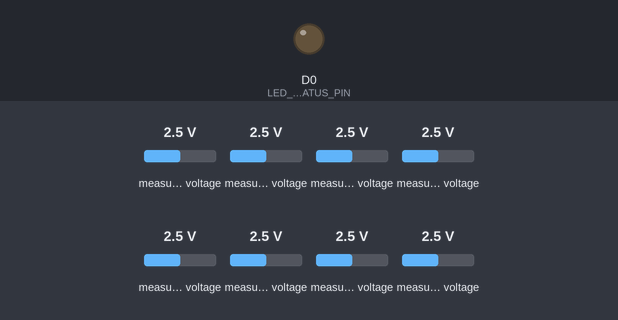
Simulated run of this sketch. Board: ESP8266 (NodeMCU). Shown: output pins drawn as LEDs (lit = HIGH). Wiring (inferred from the names in the program): MCP3008 converter: CS D8. Inputs (shaded band) come from the test bench; at power-on: measured voltage 2.5 V. WiFi joins after 1.5 s; servers stay silent unless stated; pins used as bus, display or sensor lines are not drawn; what the sketch prints to the serial monitor is not drawn.

Above: at 8.8 s.
8.9 s: measured voltage (sensor 203) set to 0.1 V
At 9.3 s:
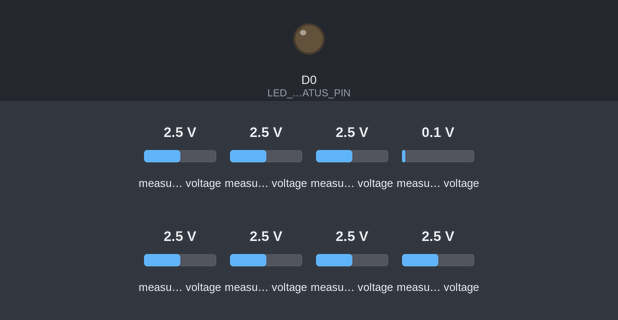
11.9 s: measured voltage (sensor 204) set to 0.1 V
At 13.1 s:
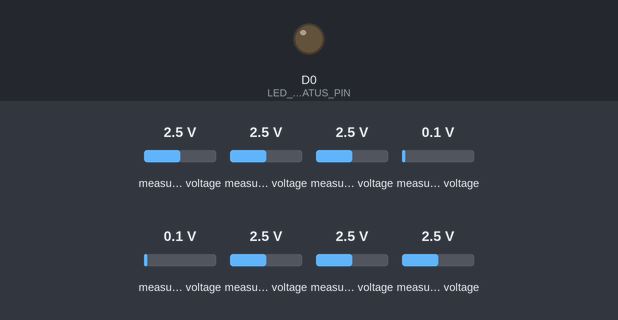
14.9 s: measured voltage (sensor 205) set to 0.1 V
At 15.7 s:
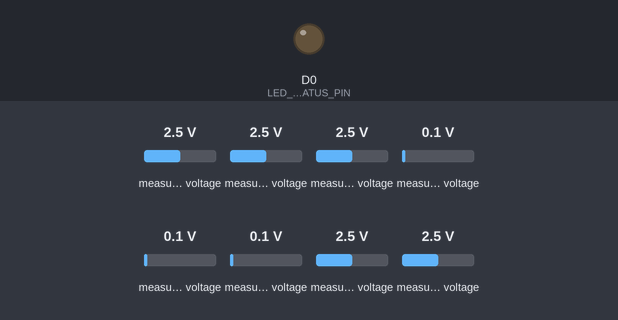
17.9 s: measured voltage (sensor 206) set to 0.1 V
At 18.3 s:
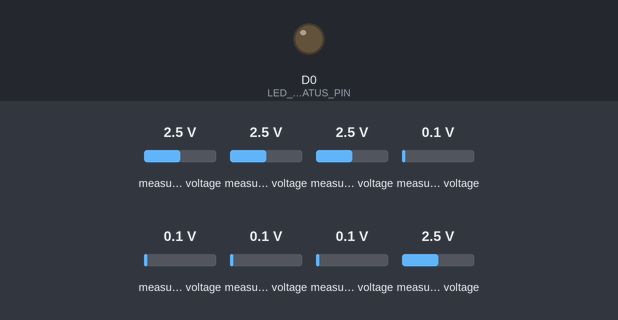
Timing chart, 0 to 20.9 s (numbered marks = the images above; inputs shaded):
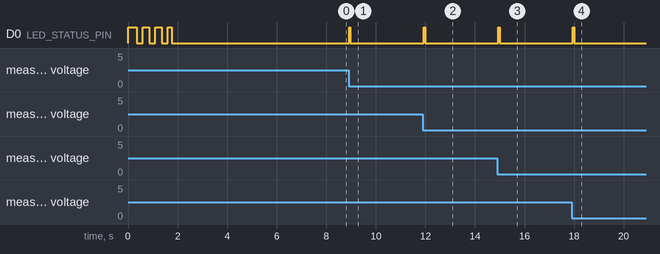

Measured:
- after the input at 8.9 s, D0 (LED_STATUS_PIN): LOW → HIGH at once, → LOW 0.05 s later
- after the input at 11.9 s, D0 (LED_STATUS_PIN): LOW → HIGH at once, → LOW 0.05 s later
- after the input at 14.9 s, D0 (LED_STATUS_PIN): LOW → HIGH at once, → LOW 0.05 s later
- after the input at 17.9 s, D0 (LED_STATUS_PIN): LOW → HIGH after 0.05 s, → LOW 0.05 s later
- by itself, D0 (LED_STATUS_PIN): repeats every 0.50 s: HIGH 0.25 s, LOW 0.25 s

The sketch:

ESPADC.ino
```cpp
#include "Arduino.h"
/*

 A sketch to control the 10-Bit, 8-channel ADC MCP3008 on the Rheingold Heavy
 I2C and SPI Education Shield.  The code supposes the use of the Education Shield,
 but if you're using a breakout board, connect the CS pin to Digital 4, and the
 SPI pins in their usual locations.

 Website:   http://www.rheingoldheavy.com/mcp3008-tutorial-02-sampling-dc-voltage/
 Datasheet: http://ww1.microchip.com/downloads/en/DeviceDoc/21295d.pdf


 */

#include <ESP8266WiFi.h>
#include <WiFiUdp.h>
#include <SPI.h>                         // Include the SPI library
#include "Protocol.h"

char ssid[] 				= "test";			// your network SSID (name)
char password[] 			= "testtest";		// your network password
/*
 char ssid[] 				= "SpaceShitToTheMoon";			// your network SSID (name)
 char password[] 			= "Niko25.10.1989";		// your network password
*/
/*
char ssid[] = "UPC1861266";			// your network SSID (name)
char password[] = "XEDHDAWS";		// your network password
*/
const int LED_STATUS_PIN = D0;
WiFiUDP udp_sender;
IPAddress localIP;
IPAddress broadcast;
const uint32_t port = 1103;

SPISettings MCP3008(2000000, MSBFIRST, SPI_MODE0);

const int CS_MCP3008 = D8;          // ADC Chip Select
const byte adc_single_ch0 = (0x08);     // ADC Channel 0
const byte adc_single_ch1 = (0x09);     // ADC Channel 1
const byte adc_single_ch2 = (0x0A);     // ADC Channel 2
const byte adc_single_ch3 = (0x0B);     // ADC Channel 3
const byte adc_single_ch4 = (0x0C);     // ADC Channel 4
const byte adc_single_ch5 = (0x0D);     // ADC Channel 5
const byte adc_single_ch6 = (0x0E);     // ADC Channel 6
const byte adc_single_ch7 = (0x0F);     // ADC Channel 7

uint32_t adc_value_ch0 = 0;
uint32_t adc_value_ch1 = 0;
uint32_t adc_value_ch2 = 0;
uint32_t adc_value_ch3 = 0;
uint32_t adc_value_ch4 = 0;
uint32_t adc_value_ch5 = 0;
uint32_t adc_value_ch6 = 0;
uint32_t adc_value_ch7 = 0;

uint32_t temp0 = 0;
uint32_t temp1 = 0;
uint32_t temp2 = 0;
uint32_t temp3 = 0;
uint32_t temp4 = 0;
uint32_t temp5 = 0;
uint32_t temp6 = 0;
uint32_t temp7 = 0;

bool changed = false;
bool pressed = false;

settingMessage setMesg;

long oneSec = 0;

void setup() {

	SPI.begin();
	Serial.begin(9600);

	pinMode(CS_MCP3008, OUTPUT);
	digitalWrite(CS_MCP3008, LOW);      // Cycle the ADC CS pin as per datasheet
	digitalWrite(CS_MCP3008, HIGH);

	pinMode(LED_STATUS_PIN, OUTPUT);
	digitalWrite(LED_STATUS_PIN, HIGH);
	Serial.println("PINS Configured");
	delay(100);
	Serial.print("Connecting to: ");
	Serial.println(ssid);

	WiFi.begin(ssid, password);
	while (WiFi.status() != WL_CONNECTED) {
		Serial.print(".");
		digitalWrite(LED_STATUS_PIN, HIGH);
		delay(250);
		digitalWrite(LED_STATUS_PIN, LOW);
		delay(250);
	}
	Serial.println();
	Serial.println("Connection established");
	Serial.print("IP address: ");
	localIP = WiFi.localIP();
	Serial.println(localIP.toString());
	broadcast = WiFi.localIP();
	broadcast[3] = 255;
	digitalWrite(LED_STATUS_PIN, HIGH);

	if (udp_sender.begin(port) == 1) {
		Serial.printf("UDP Service Started at port %d", port);
	}
	oneSec = millis();

}

void loop() {
	delay(50);
	changed = false;
	pressed = false;

	temp0 = adc_single_channel_read(adc_single_ch0);
	temp1 = adc_single_channel_read(adc_single_ch1);
	temp2 = adc_single_channel_read(adc_single_ch2);
	temp3 = adc_single_channel_read(adc_single_ch3);
	temp4 = adc_single_channel_read(adc_single_ch4);
	temp5 = adc_single_channel_read(adc_single_ch5);
	temp6 = adc_single_channel_read(adc_single_ch6);
	temp7 = adc_single_channel_read(adc_single_ch7);

	if (temp0 == 1023) {
		pressed = true;
	}
	if (pressed == false) {
		if (temp1 != adc_value_ch1) {

			adc_value_ch1 = temp1;
			Serial.printf("In1 %d \n", adc_value_ch1);
			setMesg.basePattern= temp1 / 4;
			if(!setMesg.basePattern)
				setMesg.basePattern = 1;
			changed = true;
		}

		if (temp2 != adc_value_ch2) {

			adc_value_ch2 = temp2;
			Serial.printf("In2 %d \n", adc_value_ch2);
			setMesg.mainDim=temp2 / 4;
			if(!setMesg.mainDim)
				setMesg.mainDim = 1;
			changed = true;
		}

		if (temp3 != adc_value_ch3) {
			digitalWrite(D0, HIGH);
			adc_value_ch3 = temp3;
			Serial.printf("In3 %d \n", adc_value_ch3);
			setMesg.strobeColor= temp3 / 4;
			if(!setMesg.strobeColor)
				setMesg.strobeColor = 1;
			changed = true;
		}

		if (temp4 != adc_value_ch4) {
			digitalWrite(D0, HIGH);
			adc_value_ch4 = temp4;
			Serial.printf("In4 %d \n", adc_value_ch4);
			setMesg.strobePattern= temp4 / 4;
			if(!setMesg.strobePattern)
				setMesg.strobePattern = 1;
			changed = true;
		}

		if (temp5 != adc_value_ch5) {
			digitalWrite(D0, HIGH);
			adc_value_ch5 = temp5;
			Serial.printf("In5 %d \n", adc_value_ch5);
			setMesg.frontColor = temp5 / 4;
			if(!setMesg.frontColor)
				setMesg.frontColor = 1;
			changed = true;
		}

		if (temp6 != adc_value_ch6) {
			digitalWrite(D0, HIGH);
			adc_value_ch6 = temp6;
			Serial.printf("In6 %d \n", adc_value_ch6);
			setMesg.frontPattern= temp6 / 4;
			if(!setMesg.frontPattern)
				setMesg.frontPattern = 1;
			changed = true;
		}

		if (temp7 != adc_value_ch7) {
			digitalWrite(D0, HIGH);
			adc_value_ch7 = temp7;
			Serial.printf("In7 %d \n", adc_value_ch7);
			setMesg.baseColor = temp7 / 4;
			if(!setMesg.baseColor)
				setMesg.baseColor = 1;
			changed = true;

		}
	}
	else{
		if (temp1 != adc_value_ch1) {

			adc_value_ch1 = temp1;
			Serial.printf("In1 %d \n", adc_value_ch1);
			setMesg.baseBrightness= temp1 / 4;
			if(!setMesg.baseBrightness)
				setMesg.baseBrightness = 1;
			changed = true;
		}

		if (temp2 != adc_value_ch2) {
			adc_value_ch2 = temp2;
			Serial.printf("In2 %d \n", adc_value_ch2);
			setMesg.dutyCycle =  temp2 / 4;
			if(!setMesg.dutyCycle)
				setMesg.dutyCycle = 1;
			changed = true;
		}
		if (temp3 != adc_value_ch3) {
			digitalWrite(D0, HIGH);
			adc_value_ch3 = temp3;
			Serial.printf("In3 %d \n", adc_value_ch3);
			setMesg.strobeSpeed= temp3 / 4;
			if(!setMesg.strobeSpeed)
				setMesg.strobeSpeed = 1;
			changed = true;
		}

		if (temp4 != adc_value_ch4) {
			digitalWrite(D0, HIGH);
			adc_value_ch4 = temp4;
			Serial.printf("In4 %d \n", adc_value_ch4);
			setMesg.strobeBrightness= temp4 / 4;
			if(!setMesg.strobeBrightness)
				setMesg.strobeBrightness = 1;
			changed = true;
		}

		if (temp5 != adc_value_ch5) {
			digitalWrite(D0, HIGH);
			adc_value_ch5 = temp5;
			Serial.printf("In5 %d \n", adc_value_ch5);
			setMesg.frontSpeed = temp5 / 4;
			if(!setMesg.frontSpeed)
				setMesg.frontSpeed = 1;
			changed = true;
		}

		if (temp6 != adc_value_ch6) {
			digitalWrite(D0, HIGH);
			adc_value_ch6 = temp6;
			Serial.printf("In6 %d \n", adc_value_ch6);
			setMesg.frontBrightness= temp6 / 4;
			if(!setMesg.frontBrightness)
				setMesg.frontBrightness = 1;
			changed = true;
		}

		if (temp7 != adc_value_ch7) {
			digitalWrite(D0, HIGH);
			adc_value_ch7 = temp7;
			Serial.printf("In7 %d \n", adc_value_ch7);
			setMesg.baseSpeed = temp7 / 4;
			if(!setMesg.baseSpeed)
				setMesg.baseSpeed = 1;
			changed = true;

		}


	}

	if(changed){
		udp_sender.beginPacket(broadcast, port);
		udp_sender.write(setMesg.buffer);
		for(int i = 0; i < setMesg.maxSize; i++){
			/*Serial.print(" ");
			Serial.print(setMesg.buffer[i]);*/
		}
		Serial.println();
		udp_sender.endPacket();
		Serial.println("Send Package");
	}

	if(millis() - oneSec > 1000){
		udp_sender.beginPacket(broadcast, port);
		udp_sender.write(setMesg.buffer);
		for(int i = 0; i < setMesg.maxSize; i++){
			Serial.print(" ");
			Serial.print(setMesg.buffer[i]);
		}
		Serial.println();
		udp_sender.endPacket();
		Serial.println("Send Package");
		oneSec = millis();
	}

	delay(50);
	digitalWrite(D0, LOW);

}

int adc_single_channel_read(byte readAddress) {

	byte dataMSB = 0;
	byte dataLSB = 0;
	byte JUNK = 0x00;

	SPI.beginTransaction(MCP3008);
	digitalWrite(CS_MCP3008, LOW);
	SPI.transfer(0x01);                                 // Start Bit
	dataMSB = SPI.transfer(readAddress << 4) & 0x03; // Send readAddress and receive MSB data, masked to two bits
	dataLSB = SPI.transfer(JUNK);      // Push junk data and get LSB byte return
	digitalWrite(CS_MCP3008, HIGH);
	SPI.endTransaction();

	return dataMSB << 8 | dataLSB;

}
```

.ino.cpp
```cpp
#ifdef __IN_ECLIPSE__
//This is a automatic generated file
//Please do not modify this file
//If you touch this file your change will be overwritten during the next build
//This file has been generated on 2016-09-14 19:23:51

#include "Arduino.h"
#include "Arduino.h"
#include <ESP8266WiFi.h>
#include <WiFiUdp.h>
#include <SPI.h>
#include "Protocol.h"
void setup() ;
void loop() ;
int adc_single_channel_read(byte readAddress) ;

#include "ESPADC.ino"


#endif
```

Protocol.h
```cpp
/*
 * Protocol.h
 *
 *  Created on: 19.08.2016
 *      Author: christoph
 */

#ifndef PROTOCOL_H_
#define PROTOCOL_H_
/*
 * Equipmenttypes
 */
enum equipmentTypes : unsigned int {
	None = 48,
	All = 49,
	Light = 50,
	Control = 51
};

enum messageTypes :  unsigned int{
	SubscribeMessage = '0',
	SetMessage = '1',
	SyncMessage = '2',
	PushMessage = '3',
	StatusMessage = '4'
};

/*
 * Hier sind die Nachrichtentypen definiert.
 * Der Receivebuffer kann mit den folgenden Methoden auf
 * den Nachrichtentyp überprüft werden.
 */
inline bool subscribing(char* buffer, size_t length){
	if(length >= 1 && buffer[0] == SubscribeMessage){
		return true;
	}
	return false;
}

inline bool setting(char* buffer, size_t length){
	if(length >= 1 && buffer[0] == SetMessage){
		return true;
	}
	return false;
}

inline bool synchronising(char* buffer, size_t length){
	if(length >= 1 && buffer[0] == SyncMessage){
		return true;
	}
	return false;
}

inline bool pushing(char* buffer, size_t length){
	if(length >= 1 && buffer[0] == PushMessage){
		return true;
	}
	return false;
}

inline bool statusing(char* buffer, size_t length){
	if(length >= 1 && buffer[0] == StatusMessage){
		return true;
	}
	return false;
}

/*
 * Nachrichtenschablonen, die zum effizienten Erzeugen und
 * Auslesen der Nachrichten genutzt werden können.
 */

struct subscribeMessage {
	union {
		struct{
			char messageType;
			char equipmentType;
		};
		char buffer[2];
	};
	size_t maxSize = 2;
	inline subscribeMessage(){
		for(unsigned char i = 0; i < maxSize; i++)
			this->buffer[i] = '0';
		this->buffer[0] = SubscribeMessage;
	}
	inline subscribeMessage(char* buffer,  size_t length){
		if(length == maxSize){
			for(unsigned char i = 0; i < maxSize; i++)
				this->buffer[i] = buffer[i];
		}
		this->buffer[0] = SubscribeMessage;
	}
	inline subscribeMessage& operator= (const subscribeMessage& mesg){
		for(unsigned char i = 0; i < maxSize; i++)
			this->buffer[i] = mesg.buffer[i];
		return *this;
	}
	inline void create(char* buffer,  size_t length){
		if(length == maxSize){
			for(unsigned char i = 0; i < maxSize; i++)
				this->buffer[i] = buffer[i];
		}
	}
};

struct settingMessage {
	union {
		struct{
			char messageType;
			char basePattern;
			char baseColor;
			char baseSpeed;
			char baseBrightness;
			char frontPattern;
			char frontColor;
			char frontSpeed;
			char frontBrightness;
			char strobePattern;
			char strobeColor;
			char strobeSpeed;
			char strobeBrightness;
			char mainDim;
			char dutyCycle;
		};
		char buffer[15];
	};
	size_t maxSize = 15;
	inline settingMessage(){
		for(unsigned char i = 0; i < maxSize; i++)
			this->buffer[i] = '0';
		this->buffer[0] = SetMessage;
	}
	inline settingMessage(char* buffer,  size_t length){
		if(length == maxSize){
			for(unsigned char i = 0; i < maxSize; i++)
				this->buffer[i] = buffer[i];
			this->buffer[0] = SetMessage;
		}
	}
	inline settingMessage& operator= (const settingMessage& mesg){
		for(unsigned char i = 0; i < maxSize; i++)
			this->buffer[i] = mesg.buffer[i];
		return *this;
	}
	inline void create(char* buffer,  size_t length){
		if(length == maxSize){
			for(unsigned char i = 0; i < maxSize; i++)
				this->buffer[i] = buffer[i];
		}
	}
};

struct synchronisingMessage {
	union {
		struct{
			char messageType;
			char direction;
			uint16_t beat_period_millis;
			uint8_t beat_distinctivness;
		};
		char buffer[5];
	};
	size_t maxSize = 5;
	inline synchronisingMessage(){
		for(unsigned char i = 0; i < maxSize; i++)
			this->buffer[i] = '0';
		this->buffer[0] = SyncMessage;
	}
	inline synchronisingMessage(char* buffer,  size_t length){
		if(length == maxSize){
			for(unsigned char i = 0; i < maxSize; i++)
				this->buffer[i] = buffer[i];
			this->buffer[0] = SyncMessage;
		}
	}
	inline synchronisingMessage& operator= (const synchronisingMessage& mesg){
		for(unsigned char i = 0; i < maxSize; i++)
			this->buffer[i] = mesg.buffer[i];
		return *this;
	}
	inline void create(char* buffer,  size_t length){
		if(length == maxSize){
			for(unsigned char i = 0; i < maxSize; i++)
				this->buffer[i] = buffer[i];
		}
	}
};

struct pushingMessage {
	union {
		struct{
			char messageType;
			char pushing1;
			char pushing2;
			char pushing3;
			char pushing4;
			char pushing5;
			char pushing6;
		};
		char buffer[7];
	};
	size_t maxSize = 7;
	inline pushingMessage(){
		for(unsigned char i = 0; i < maxSize; i++)
			this->buffer[i] = '0';
		this->buffer[0] = PushMessage;
	}
	inline pushingMessage(char* buffer,  size_t length){
		if(length == maxSize){
			for(unsigned char i = 0; i < maxSize; i++)
				this->buffer[i] = buffer[i];
			this->buffer[0] = PushMessage;
		}
	}
	inline pushingMessage& operator= (const pushingMessage& mesg){
		for(unsigned char i = 0; i < maxSize; i++)
			this->buffer[i] = mesg.buffer[i];
		return *this;
	}
	inline void create(char* buffer,  size_t length){
		if(length == maxSize){
			for(unsigned char i = 0; i < maxSize; i++)
				this->buffer[i] = buffer[i];
		}
	}
};

struct statusingMessage {
	union {
		struct{
			char messageType;
			char status;
		};
		char buffer[2];
	};
	size_t maxSize = 2;
	inline statusingMessage(){
		for(unsigned char i = 0; i < maxSize; i++)
			this->buffer[i] = '0';
		this->buffer[0] = SyncMessage;
	}
	inline statusingMessage(char* buffer,  size_t length){
		if(length == maxSize){
			for(unsigned char i = 0; i < maxSize; i++)
				this->buffer[i] = buffer[i];
			this->buffer[0] = SyncMessage;
		}
	}
	inline statusingMessage& operator= (const statusingMessage& mesg){
		for(unsigned char i = 0; i < maxSize; i++)
			this->buffer[i] = mesg.buffer[i];
		return *this;
	}
	inline void create(char* buffer,  size_t length){
		if(length == maxSize){
			for(unsigned char i = 0; i < maxSize; i++)
				this->buffer[i] = buffer[i];
		}
	}
};


#endif /* PROTOCOL_H_ */
```
